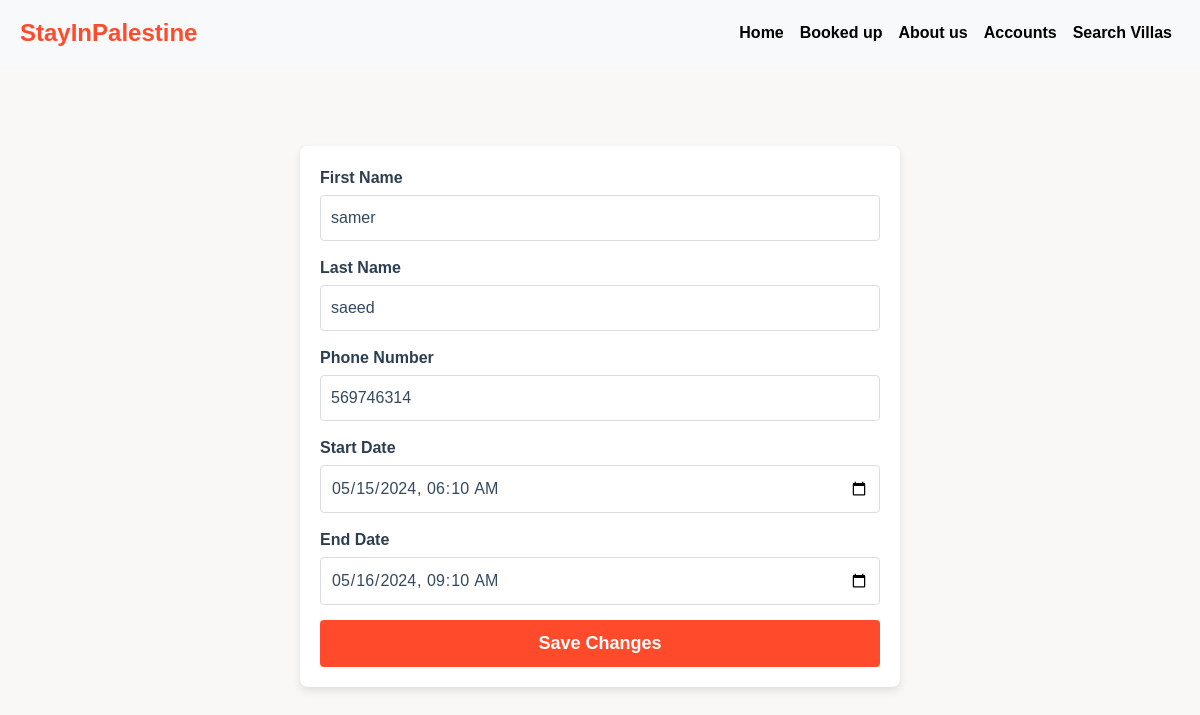
The app's page /booking/edit/9/, older data.
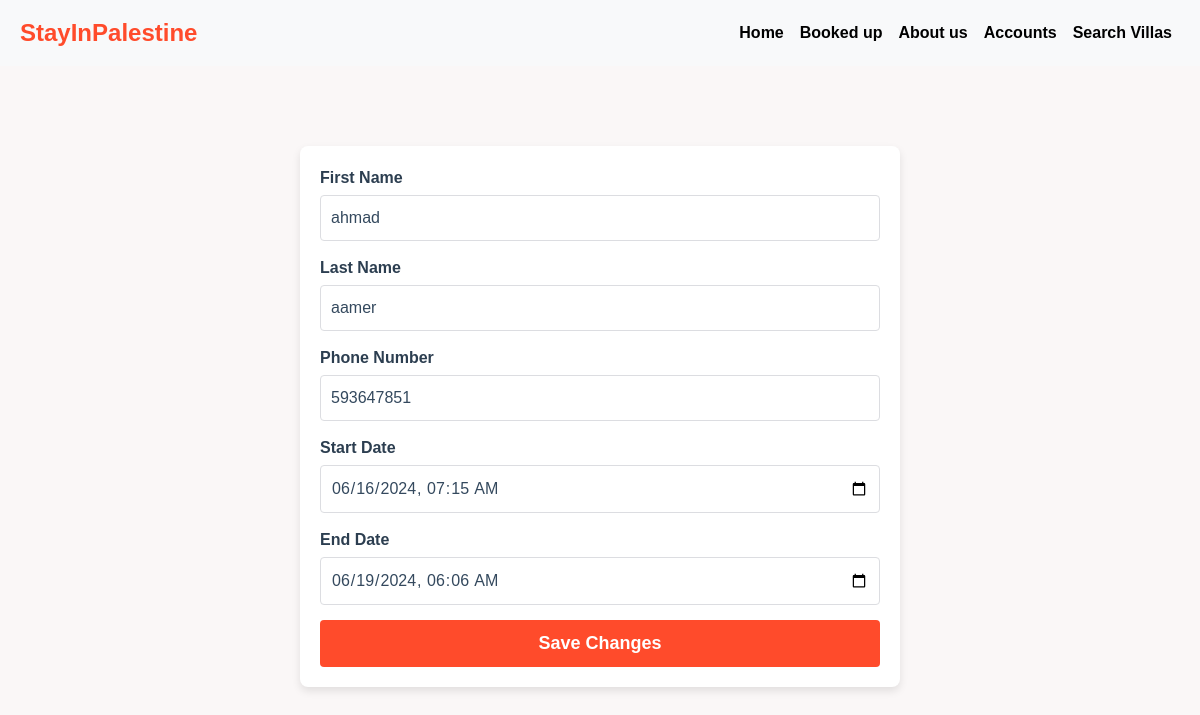
The same page, newer data.
### group/models.py (models this page shows)
class booking(models.Model):
    First_name = models.CharField(max_length=30)
    Last_name = models.CharField(max_length=30)
    phone = models.IntegerField()
    date_start = models.DateTimeField()
    date_end = models.DateTimeField()
    villas_id = models.ForeignKey(villas, on_delete=models.CASCADE)

### group/views.py (the view, shortened to what this page needs)
# urls.py: path('booking/edit/<int:id>/', views.edit_booking, name='edit_booking'),
def edit_booking(request, id):
    First_name = request.session.get('First_name')
    Last_name = request.session.get('Last_name')
    if First_name and Last_name:
        user_name = f"{First_name} {Last_name}"
    else:
        user_name = None
    try:
        bookingg = booking.objects.get(id=id)
    except bookingg.DoesNotExist:
        return redirect('booked')
    return render(request, 'edit_booking.html', {'booking': bookingg ,'user_name': user_name})

### group/templates/edit_booking.html (shortened to what this page needs)
<!DOCTYPE html>
<html lang="en">
<head>
    {% load static %}
    <link href="https://stackpath.bootstrapcdn.com/bootstrap/4.5.2/css/bootstrap.min.css" rel="stylesheet">
    <link rel="stylesheet" href="{% static 'css/update.css' %}">
</head>
<body>
    <nav class="navbar navbar-expand-lg bg-light">
        <a class="navbar-brand" href="{% url 'index' %}">StayInPalestine</a>
        <div class="collapse navbar-collapse" id="navbarNav">
            <ul class="navbar-nav ml-auto">
                <li class="nav-item">
                    <a class="nav-link" href="{% url 'index' %}">Home</a>
                </li>
                <li class="nav-item">
                    <a class="nav-link" href="{% url 'booked' %}">Booked up</a>
                </li>
                <li class="nav-item">
                    <a class="nav-link" href="{% url 'about' %}">About us</a>
                </li>
                    {% if user_name %}
                    <a class="nav-link" href="{% url 'logout' %}">Logout</a>
                {% else %}
                <li class="nav-item">
                    <a class="nav-link" href="{% url 'login' %}">Accounts</a>
                    {% endif %}
                </li>
                <li class="nav-item">
                    <a class="nav-link" href="{% url 'villas' %}">Search Villas</a>
                </li>
            </ul>
        </div>
    </nav>
    <div class="background-container">
        <form method="POST">
            <div class="form-group">
                <label for="firstName">First Name</label>
                <input type="text" id="firstName" name="firstName" value="{{ booking.First_name }}" required>
            </div>
            <div class="form-group">
                <label for="lastName">Last Name</label>
                <input type="text" id="lastName" name="lastName" value="{{ booking.Last_name }}" required>
            </div>
            <div class="form-group">
                <label for="phone">Phone Number</label>
                <input type="tel" id="phone" name="phone" value="{{ booking.phone }}" required pattern="[0-9]{10}">
            </div>
            <div class="form-group">
                <label for="startDate">Start Date</label>
                <input type="datetime-local" id="startDate" name="startDate"
                    value="{{ booking.date_start|date:'Y-m-d\TH:i' }}" required>
            </div>
            <div class="form-group">
                <label for="endDate">End Date</label>
                <input type="datetime-local" id="endDate" name="endDate"
                    value="{{ booking.date_end|date:'Y-m-d\TH:i' }}" required>
            </div>
            <button type="submit" class="submit-btn">Save Changes</button>
        </form>
    </div>
</body>
</html>

Row changes from the older to the newer data that the page shows:
changed booking: firstName "samer" → "ahmad"; lastName "saeed" → "aamer"; phone "569746314" → "593647851"; startDate "05/15/2024 06:10" → "06/16/2024 07:15"; endDate "05/16/2024 09:10" → "06/19/2024 06:06"
